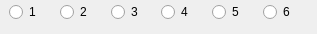
                              <widget class="QWidget" name="flvTracks">
                               <widget class="QWidget" name="horizontalLayoutWidget">
                                <property name="geometry">
                                 <rect>
                                  <x>9</x>
                                  <y>0</y>
                                  <width>299</width>
                                  <height>25</height>
                                 </rect>
                                </property>
                                <layout class="QHBoxLayout" name="horizontalLayout_24">
                                 <item>
                                  <widget class="QRadioButton" name="flvTrack1">
                                   <property name="text">
                                    <string>1</string>
                                   </property>
                                  </widget>
                                 </item>
                                 <item>
                                  <widget class="QRadioButton" name="flvTrack2">
                                   <property name="text">
                                    <string>2</string>
                                   </property>
                                  </widget>
                                 </item>
                                 <item>
                                  <widget class="QRadioButton" name="flvTrack3">
                                   <property name="text">
                                    <string>3</string>
                                   </property>
                                  </widget>
                                 </item>
                                 <item>
                                  <widget class="QRadioButton" name="flvTrack4">
                                   <property name="text">
                                    <string>4</string>
                                   </property>
                                  </widget>
                                 </item>
                                 <item>
                                  <widget class="QRadioButton" name="flvTrack5">
                                   <property name="text">
                                    <string>5</string>
                                   </property>
                                  </widget>
                                 </item>
                                 <item>
                                  <widget class="QRadioButton" name="flvTrack6">
                                   <property name="text">
                                    <string>6</string>
                                   </property>
                                  </widget>
                                 </item>
                                </layout>
                               </widget>
                              </widget>
